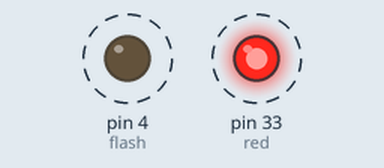
A program run on a simulated MicroPython board. Shown: output pins drawn as LEDs (lit = HIGH). Dashed ring = blinking. What the program prints to the serial console is not drawn.

Above: at 0.05 s.
Timing chart, 0 to 3.0 s (numbered marks = the images above):
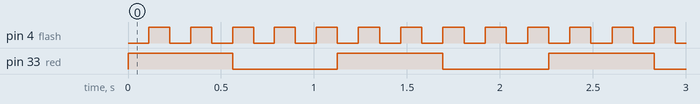

Measured:
- by itself, pin 4 (flash): alternates HIGH for 0.11 s and LOW for 0.11 s
- by itself, pin 33 (red): alternates HIGH for 0.57 s and LOW for 0.57 s

The program:

c2_percent_ticks.py
```python
from machine import Pin
import time

flash = Pin (4, Pin.OUT, value = 0)
red = Pin (33, Pin.OUT, value = 1)

counter = 0
time_cnt = 0
red_on = 0

def timer_10ms():
    return

def timer_100ms():
    flash.value(not flash.value())

def timer_500ms():
    red.value(not red.value())

while True:
    time.sleep_ms(1)
    time_cnt += 1
    print(time_cnt)

    if time_cnt % 100 == 0:
        timer_100ms()

    if time_cnt % 500 == 0:
        timer_500ms()


    
```
